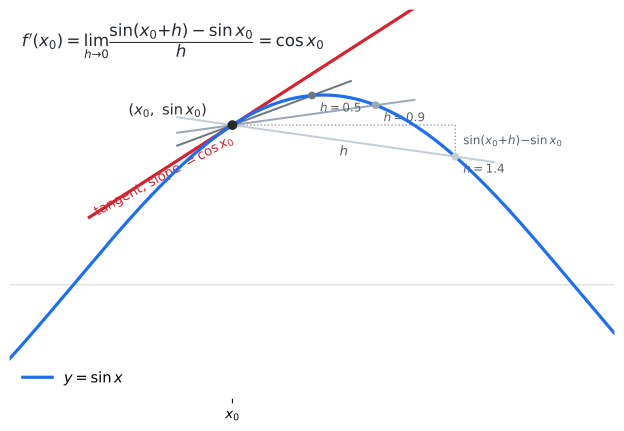

Generate this figure with Python:
#!/usr/bin/env python3
"""Static figure for 09강 4기 22강 §6 — "왜 (sin x)' = cos x 인가" 를 미분계수의
정의로 돌아가 보이는 그림. 한 점 x0 에서 sin 의 할선(secant)이 h -> 0 일 때
접선(tangent)으로 수렴하고, 그 접선 기울기가 정확히 cos(x0) 임을 보인다.
Renders next to itself as an SVG embedded by the note.

Reproduce:  uv run --with matplotlib --with numpy python sine-derivative-from-definition-04-season-22-06.py
"""
from pathlib import Path
import numpy as np
import matplotlib.pyplot as plt

OUT = Path(__file__).with_suffix(".svg")

x0 = 1.0                      # base point
slope_true = np.cos(x0)      # the derivative we want to *show* equals cos(x0)

xs = np.linspace(-0.4, 3.4, 600)

fig, ax = plt.subplots(figsize=(6.6, 4.6))

# the curve y = sin x
ax.plot(xs, np.sin(xs), color="#1f6feb", lw=2.4, zorder=4, label=r"$y=\sin x$")

# secant lines for shrinking h, fading toward the tangent
hs = [1.4, 0.9, 0.5]
greys = ["#c4ccd6", "#9aa7b8", "#6e7781"]
for h, c in zip(hs, greys):
    x1 = x0 + h
    m = (np.sin(x1) - np.sin(x0)) / h           # secant slope = difference quotient
    line = np.sin(x0) + m * (xs - x0)
    keep = (xs >= x0 - 0.35) & (xs <= x1 + 0.25)
    ax.plot(xs[keep], line[keep], color=c, lw=1.5, zorder=2)
    ax.scatter([x1], [np.sin(x1)], s=24, color=c, zorder=5)
    ax.annotate(rf"$h={h:.1f}$", (x1, np.sin(x1)),
                textcoords="offset points", xytext=(6, -12),
                fontsize=9, color="#57606a")

# the limiting tangent line, slope = cos(x0)
tan = np.sin(x0) + slope_true * (xs - x0)
keep = (xs >= x0 - 0.9) & (xs <= x0 + 1.4)
ax.plot(xs[keep], tan[keep], color="#d1242f", lw=2.4, zorder=3)

# base point and helpers
ax.scatter([x0], [np.sin(x0)], s=40, color="#24292f", zorder=6)
ax.annotate(r"$(x_0,\ \sin x_0)$", (x0, np.sin(x0)),
            textcoords="offset points", xytext=(-78, 8), fontsize=11, color="#24292f")

# difference-quotient bracket: rise over run for the largest h
hx = x0 + hs[0]
ax.plot([x0, hx], [np.sin(x0), np.sin(x0)], color="#8c959f", lw=1.0, ls=":", zorder=1)
ax.plot([hx, hx], [np.sin(x0), np.sin(hx)], color="#8c959f", lw=1.0, ls=":", zorder=1)
ax.text((x0 + hx) / 2, np.sin(x0) - 0.16, r"$h$", ha="center", fontsize=10, color="#57606a")
ax.text(hx + 0.05, (np.sin(x0) + np.sin(hx)) / 2,
        r"$\sin(x_0{+}h){-}\sin x_0$", fontsize=9, color="#57606a", va="center")

# the formula being illustrated
ax.text(0.02, 0.965,
        r"$f'(x_0)=\lim_{h\to0}\dfrac{\sin(x_0{+}h)-\sin x_0}{h}=\cos x_0$",
        transform=ax.transAxes, fontsize=12.5, color="#24292f", va="top")
ax.text(x0 - 0.85, np.sin(x0) + slope_true * (-0.85) - 0.02,
        r"tangent, slope $=\cos x_0$", color="#d1242f", fontsize=10,
        rotation=np.degrees(np.arctan(slope_true)), rotation_mode="anchor")

ax.axhline(0, color="#d0d7de", lw=0.8, zorder=0)
ax.set_xlim(-0.4, 3.4)
ax.set_ylim(-0.6, 1.45)
ax.set_xticks([x0], [r"$x_0$"])
ax.set_yticks([])
for s in ax.spines.values():
    s.set_visible(False)
ax.legend(loc="lower left", frameon=False, fontsize=11)
fig.tight_layout()
fig.savefig(OUT, format="svg", bbox_inches="tight")

# numeric sanity check: difference quotients should approach cos(x0)
print(f"cos(x0) = {slope_true:.6f}")
for h in [0.5, 0.1, 0.01, 0.001]:
    dq = (np.sin(x0 + h) - np.sin(x0)) / h
    print(f"  h={h:<6}  difference quotient = {dq:.6f}")
print(f"wrote {OUT}")
